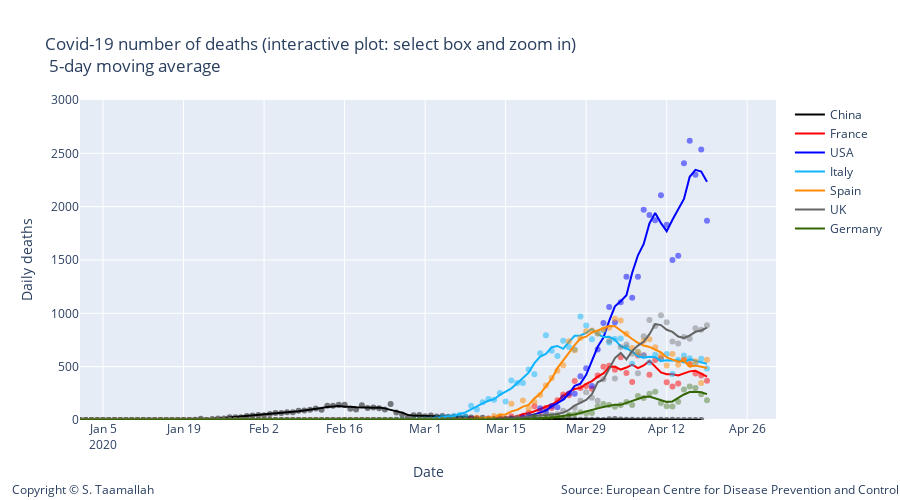

Notebook code cell kept with this figure:
### Code cell
degree = 1
#smooth_italy = smoothTriangle(df_italy['deaths'],degree)





smooth_china = smooth_3day(df_china['deaths'])
smooth_france = smooth_3day(df_france['deaths'])
smooth_italy = smooth_3day(df_italy['deaths'])
smooth_usa = smooth_3day(df_usa['deaths'])
smooth_uk = smooth_3day(df_uk['deaths'])
smooth_germany = smooth_3day(df_germany['deaths'])
smooth_spain = smooth_3day(df_spain['deaths'])
smooth_korea = smooth_3day(df_korea['deaths'])
smooth_netherlands = smooth_3day(df_netherlands['deaths'])
smooth_belgium = smooth_3day(df_belgium['deaths'])

smooth_china = smoothTriangle(df_china['deaths'], degree)
smooth_france = smoothTriangle(df_france['deaths'], degree)
smooth_italy = smoothTriangle(df_italy['deaths'],degree)
smooth_usa = smoothTriangle(df_usa['deaths'],degree)
smooth_uk = smoothTriangle(df_uk['deaths'],degree)
smooth_germany = smoothTriangle(df_germany['deaths'],degree)
smooth_spain = smoothTriangle(df_spain['deaths'],degree)
smooth_korea = smoothTriangle(df_korea['deaths'],degree)
smooth_netherlands = smoothTriangle(df_netherlands['deaths'],degree)
smooth_belgium = smoothTriangle(df_belgium['deaths'],degree)

smooth_china = smooth_5day(df_china['deaths'])
smooth_france = smooth_5day(df_france['deaths'])
smooth_italy = smooth_5day(df_italy['deaths'])
smooth_usa = smooth_5day(df_usa['deaths'])
smooth_uk = smooth_5day(df_uk['deaths'])
smooth_germany = smooth_5day(df_germany['deaths'])
smooth_spain = smooth_5day(df_spain['deaths'])
smooth_korea = smooth_5day(df_korea['deaths'])
smooth_netherlands = smooth_5day(df_netherlands['deaths'])
smooth_belgium = smooth_5day(df_belgium['deaths'])




# Add traces
trace1 = go.Scatter(
        x=df_china.index, 
        y=df_china['deaths'],
        mode='markers',
        name='China daily cases',
        line_color='rgba(0, 0, 0, 0.5)',
        showlegend=False,
)

trace11 = go.Scatter(
        x=df_china.index, 
        y=smooth_china,
        mode='lines',
        name='China',
        line_color='rgba(0, 0, 0, 1)',
)


trace2 = go.Scatter(
        x=df_france.index, 
        y=df_france['deaths'],
        mode='markers',
        name='France',
        line_color='rgba(256, 0, 0, .5)',
        showlegend=False,
)

trace22 = go.Scatter(
        x=df_france.index, 
        y=smooth_france,
        mode='lines',
        name='France',
        line_color='rgba(256, 0, 0, 1)',
)


trace3 = go.Scatter(
        x=df_usa.index, 
        y=df_usa['deaths'],
        mode='markers',
        name='USA',
        line_color='rgba(0, 0, 255, .5)',
    showlegend=False,
)

trace33 = go.Scatter(
        x=df_usa.index, 
        y=smooth_usa,
        mode='lines',
        name='USA',
        line_color='rgba(0, 0, 255, 1)',
)

trace4 = go.Scatter(
        x=df_italy.index, 
        y=df_italy['deaths'],
        mode='markers',
        name='Italy',
        line_color='rgba(14, 180, 252, .5)',
    showlegend=False,
)

trace44 = go.Scatter(
        x=df_italy.index, 
        y=smooth_italy,
        mode='lines',
        name='Italy',
        line_color='rgba(14, 180, 252, 1)',
)

trace5 = go.Scatter(
        x=df_spain.index, 
        y=df_spain['deaths'],
        mode='markers',
        name='Spain',
        line_color='rgba(255, 137, 0, .5)',
    showlegend=False,
)

trace55 = go.Scatter(
        x=df_spain.index, 
        y=smooth_spain,
        mode='lines',
        name='Spain',
        line_color='rgba(256, 137, 0, 1)',
)


trace6 = go.Scatter(
        x=df_uk.index, 
        y=df_uk['deaths'],
        mode='markers',
        name='UK',
        line_color='rgba(100, 100, 100, .4)',
    showlegend=False
)

trace66 = go.Scatter(
        x=df_uk.index, 
        y=smooth_uk,
        mode='lines',
        name='UK',
        line_color='rgba(100, 100, 100, 1)',
)

trace7 = go.Scatter(
        x=df_germany.index, 
        y=df_germany['deaths'],
        mode='markers',
        name='Germany',
        line_color='rgba(51, 102, 0, .4)',
    showlegend=False,
)

trace77 = go.Scatter(
        x=df_germany.index, 
        y=smooth_germany,
        mode='lines',
        name='Germany',
        line_color='rgba(51, 102, 0, 1)',
)


data = [trace1,trace11, trace2, trace22, trace3, trace33, trace4, trace44, trace5, trace55, trace6, trace66, trace7, trace77]

layout = go.Layout(
    title="Covid-19 number of deaths (interactive plot: select box and zoom in) <br> 5-day moving average",
    width=900,
    height=500,
    
    # Top left
    xaxis=dict(
        title='Date',
        range=['2020-01-01', '2020-05-01'],
    ),
    yaxis=dict(
        title='Daily deaths',
        #type='log',
        range=[0,3000],
        anchor='x'
    ),
    
      annotations=[
        dict(
            x=1.18,
            y=-0.25,
            showarrow=False,
            text='Source: European Centre for Disease Prevention and Control',
            xref='paper',
            yref='paper'
        ),
        
        dict(
            x=-0.1,
            y=-0.25,
            showarrow=False,
            text='Copyright © S. Taamallah ',
            xref='paper',
            yref='paper'
        )
    ],
    
)

fig = go.Figure(data=data, layout=layout)
fig.show()
from plotly.offline import plot
plot(fig, filename="STaamallah_covid19_analysis_chart_1_20200419.html", auto_open = False)
